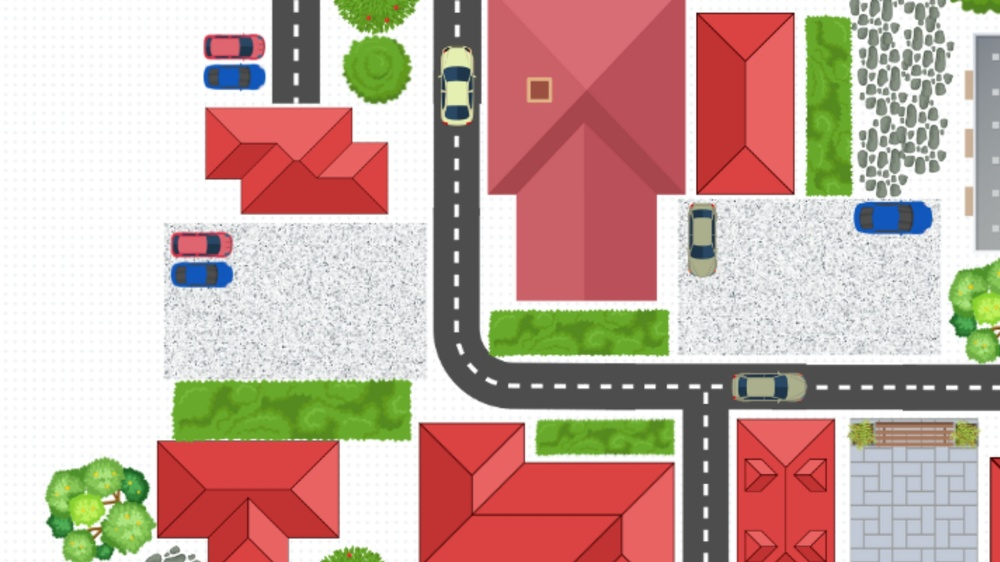
#> input picture AutonomousTaskCodes/image1.jpg, 1000 x 562 px, shrunk from 3936 x 2214 before the run, given in place of image2.jpg, which was not available
$ jupyter execute --allow-errors Autonomous_task_codes.ipynb   (text cells are left out)
#> lines starting #> are read from the running program, lines starting #| are printed output that depends on the picture; after the words box and inside, x2 and y2 are one past the last pixel; in counts of white or black regions, pixels touching at a corner belong together; pictures that were not available may be replaced by others from this repository, and a replacement may not be noted
[cell 1]
#2 image merge

import cv2
import numpy as np

image1 = cv2.imread('image2.jpg')
#> image1 is the input picture: shape (562, 1000, 3); mean B, G, R 158.6, 168.7, 196.9
image2 = cv2.imread('image1.jpg')

gray1 = cv2.cvtColor(image1, cv2.COLOR_BGR2GRAY)
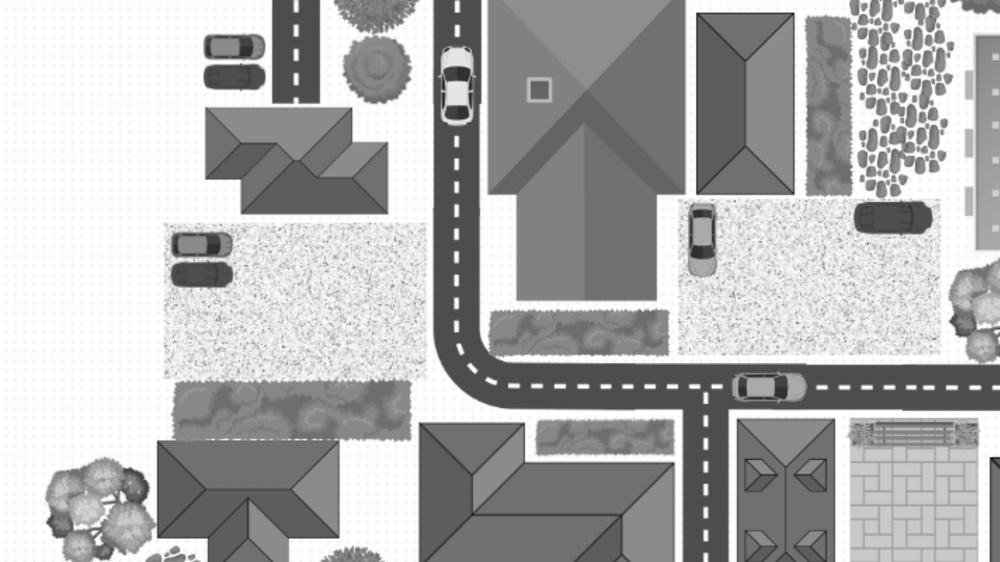
#> gray1: shape (562, 1000); min 20, max 255, mean 176
gray2 = cv2.cvtColor(image2, cv2.COLOR_BGR2GRAY)

orb = cv2.ORB_create()
keypoints1, descriptors1 = orb.detectAndCompute(gray1, None)
#> keypoints1 = 500 keypoints; strongest (x, y, size): (697, 193, 31), (697, 192, 37.2), (668, 386, 31), (947, 387, 31)
keypoints2, descriptors2 = orb.detectAndCompute(gray2, None)
#> keypoints2 has the same summary as keypoints1

#feature macthing
matcher = cv2.BFMatcher(cv2.NORM_HAMMING, crossCheck=True)
matches = matcher.match(descriptors1, descriptors2)
#> matches = 497 matches

#good matches
good_matches = [match for match in matches if match.distance < 0.7 * max(len(matches), 1)]
#> good_matches = 497 matches

src_pts = [keypoints1[match.queryIdx].pt for match in good_matches]
#> src_pts = 497 pairs, first value 47 to 956, second value 35 to 522
dst_pts = [keypoints2[match.trainIdx].pt for match in good_matches]
#> dst_pts has the same summary as src_pts

src_pts = np.array(src_pts, dtype=np.float32)
dst_pts = np.array(dst_pts, dtype=np.float32)

# Homography matrix
homography, _ = cv2.findHomography(src_pts, dst_pts, cv2.RANSAC)
#> homography = [[1, 3.6e-15, -7.05e-13], [1.81e-16, 1, -2.2e-13], [1.08e-20, 7e-18, 1]]

#Merge images
stitched_image = cv2.warpPerspective(image1, homography, (image1.shape[1] + image2.shape[1], image1.shape[0]))
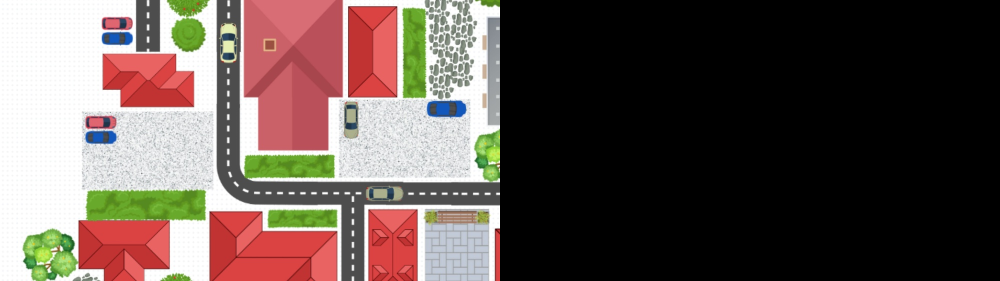
#> stitched_image: shape (562, 2000, 3) (shown at 1/2 size); mean B, G, R 79.3, 84.4, 98.5
stitched_image[0:image2.shape[0], 0:image2.shape[1]] = image2

threshold = 1
mask = cv2.inRange(stitched_image, (0, 0, 0), (threshold, threshold, threshold))
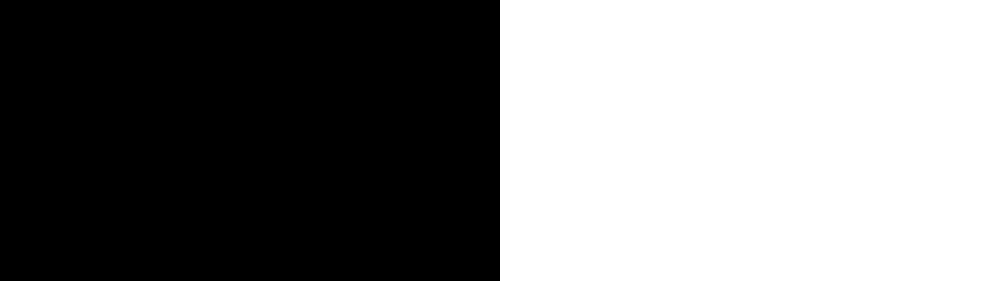
#> mask: shape (562, 2000) (shown at 1/2 size); 50% white; 1 white region, box (x1, y1, x2, y2) and area: (1000, 0, 2000, 562) 562000
mask_inv = cv2.bitwise_not(mask)
#> mask_inv: shape (562, 2000); 50% white; 1 white region, box (x1, y1, x2, y2) and area: (0, 0, 1000, 562) 562000
coords = cv2.findNonZero(mask_inv)
#> coords = contour of 562000 points, box (x1, y1, x2, y2) (0, 0, 1000, 562), area 0
x, y, w, h = cv2.boundingRect(coords)
#> x = 0; y = 0; w = 1000; h = 562
stitched_image = stitched_image[y:y+h, x:x+w]
cv2.imshow('Cropped Image', stitched_image)
cv2.imwrite('merged_image.jpg',stitched_image)
cv2.waitKey(0)
cv2.destroyAllWindows()
